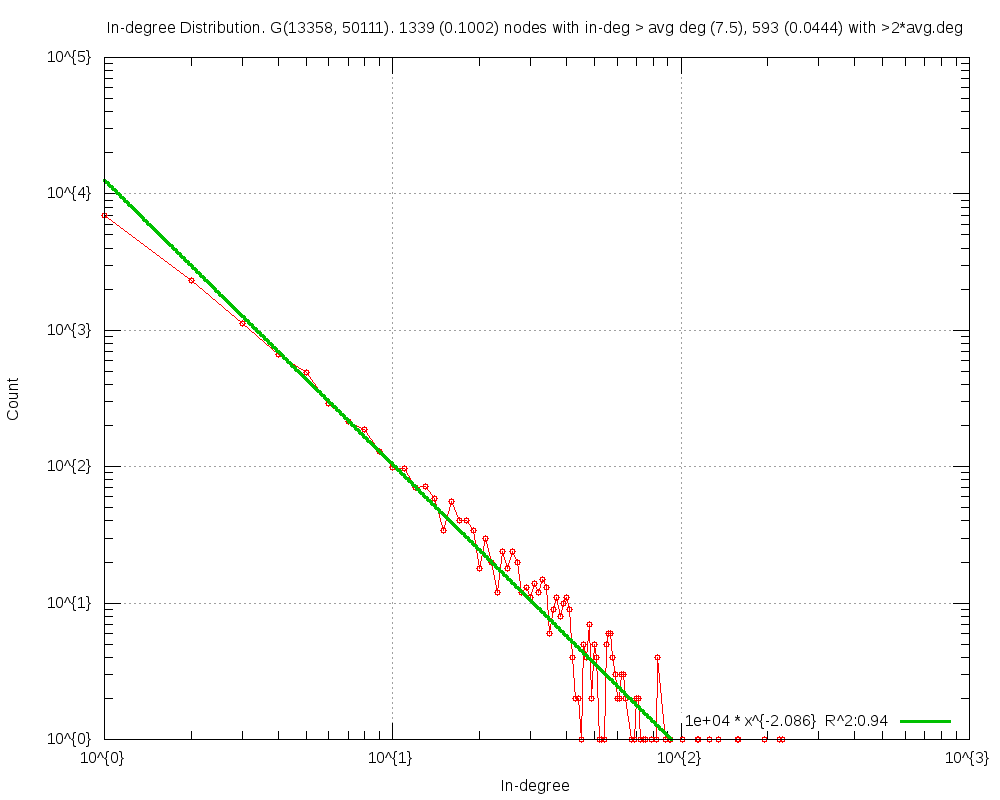

Write the gnuplot code that produced this figure.
#
# In-degree Distribution. G(13358, 50111). 1339 (0.1002) nodes with in-deg > avg deg (7.5), 593 (0.0444) with >2*avg.deg (Sun Apr 27 20:55:21 2014)
#

set title "In-degree Distribution. G(13358, 50111). 1339 (0.1002) nodes with in-deg > avg deg (7.5), 593 (0.0444) with >2*avg.deg"
set key bottom right
set logscale xy 10
set format x "10^{%L}"
set mxtics 10
set format y "10^{%L}"
set mytics 10
set grid
set xlabel "In-degree"
set ylabel "Count"
set tics scale 2
set yrange[1.000000:]
set terminal png size 1000,800
set output 'inDeg.TwitterRW2.25.png'
plot 	"inDeg.TwitterRW2.25.tab" using 1:2 title "" with linespoints pt 6,\
	f1(x)=12613.872225*x**-2.085719, f1(x) title "1e+04 * x^{-2.086}  R^2:0.94" with lines linewidth 3
